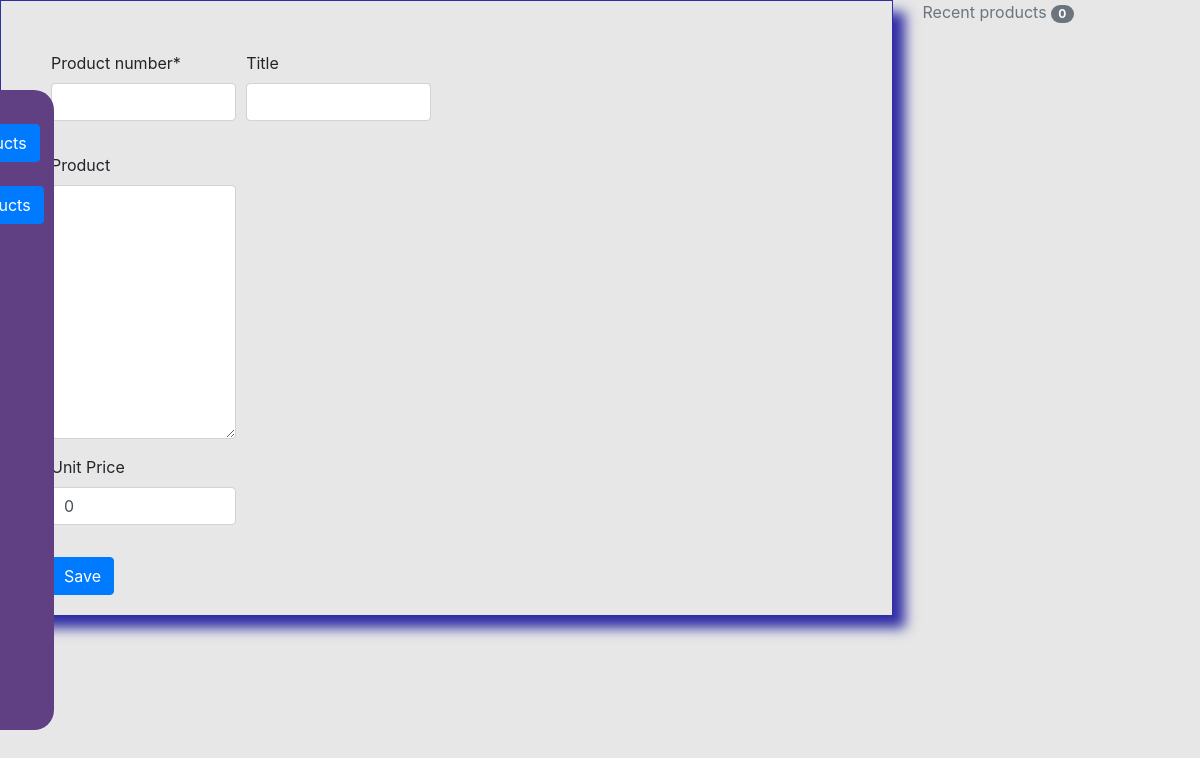
The app's page /inventory/add_product (signed in), older data.
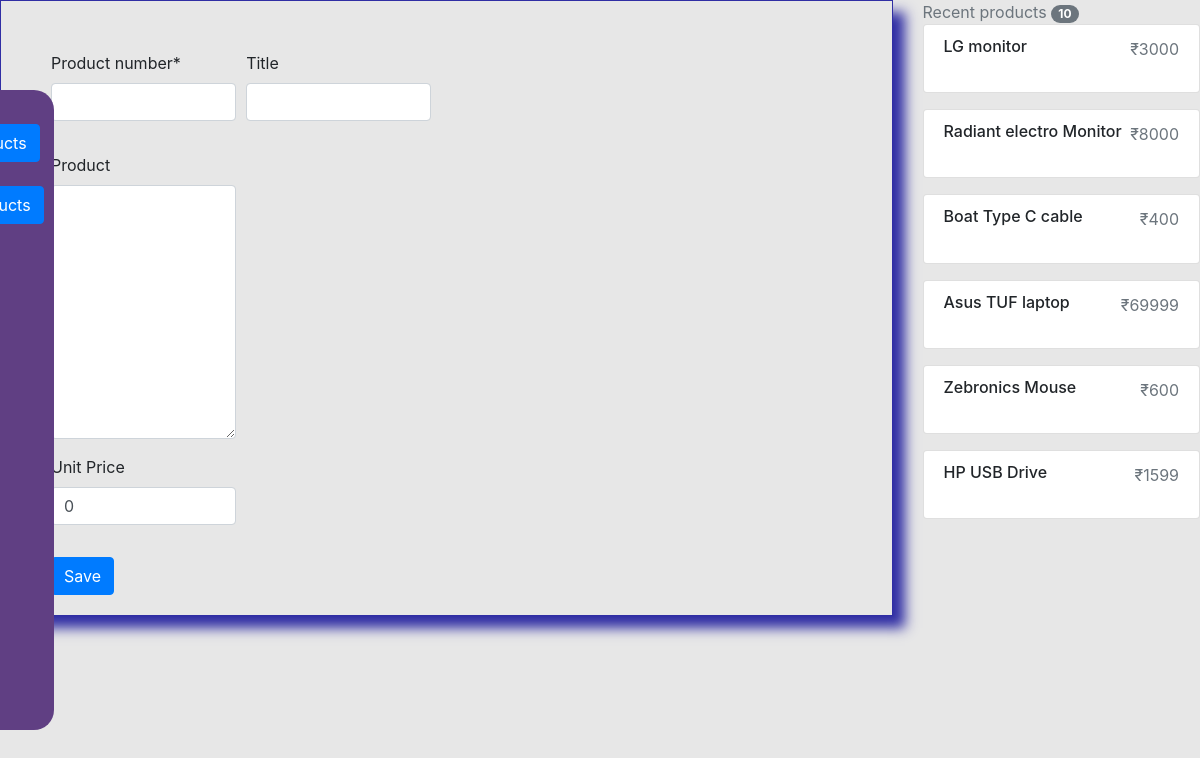
The same page, newer data.
### inventory/models.py (models this page shows, shortened)
class Inventory(models.Model):
    product_number = models.IntegerField(primary_key=True)
    product = models.TextField(max_length=3000, default='', blank=True, null=True)
    title = models.CharField('Title', max_length=120, default='', blank=True, unique=True)
    amount = models.IntegerField('Unit Price', default=0, blank=True, null=True)

### inventory/views.py (the view)
# urls.py: path('add_product', views.add_product, name='add_product'),
@login_required
def add_product(request):
    form = InventoryForm(request.POST or None)
    total_products = Inventory.objects.count()
    queryset = Inventory.objects.order_by('-product_number')[:6]
    if form.is_valid():
        form.save()
        messages.success(request, 'Successfully Saved')
        return redirect('/inventory/list_product')
    context = {
        "form": form,
        "title": "New Product",
        "total_products": total_products,
		"queryset": queryset,
    }
    return render(request, "entry_inventory.html", context)

### inventory/forms.py (shortened to what this page needs)
class InventoryForm(forms.ModelForm):
	class Meta:
		model = Inventory
		fields = ['product_number','product','title','amount']

### djangoproject/templates/entry_inventory.html (shortened to what this page needs)
{% load static %}
{% load crispy_forms_tags %}
{% include 'navbar_inventory.html' %}
<!DOCTYPE html>
<html>
<head>
	<link href="{% static 'js/jquery-ui-1.12.1/jquery-ui.min.css' %}" rel="stylesheet">
	<link href="{% static 'js/jquery-ui-1.12.1/jquery-ui.structure.min.css' %}" rel="stylesheet">
	<link href="{% static 'js/jquery-ui-1.12.1/jquery-ui.theme.min.css' %}" rel="stylesheet">
	<link rel="stylesheet" type="text/css" href="https://stackpath.bootstrapcdn.com/bootstrap/4.5.2/css/bootstrap.min.css">
	<link href="{% static 'css/stylesheet2.css' %}" rel="stylesheet">
</head>
<body>
	<div class="row">
		<div class="col-sm-9">
			<div class="myForm">
				<form method='POST' action=''>{% csrf_token %}
					<div class="row">
						<div class='col-sm-6'>
							<div class="form-row">
								<div class="form-group col-md-6">
									{{ form.product_number|as_crispy_field }}
								</div>
								<div class="form-group col-md-6">
									{{ form.title|as_crispy_field }}
								</div>
							</div>
							<div class="form-row">
								<div class="form-grou[ col-md-6">
										{{ form.product|as_crispy_field }}
									</div>
							</div>
							<div class="form-row">
								<div class="form-group col-md-6">
									{{ form.amount|as_crispy_field }}
								</div>
							</div>
							<button type="submit" class="btn btn-primary">Save</button>
						</div>
					</div>
				</form>
			</div>
		</div>
		<div class="col-sm-3">
			<div>
				<div>
					<span class="text-muted">Recent products</span>
					<span class="badge badge-secondary badge-pill">{{total_products}}</span>
				</div>
				{% for instance in queryset %}
				<ul class="list-group mb-3">
					<li class="list-group-item d-flex justify-content-between lh-condensed">
						<div>
							<h6 class="my-0">{{instance.title}}</h6><br>
						</div>
						<div class="text-muted">₹{{instance.amount}}</div>
					</li>
				</ul>
				{% endfor %}
			</div>
		</div>
	</div>
</body>
</html>

Row changes from the older to the newer data that the page shows:
added Inventory: title "LG monitor", amount "3000"
added Inventory: title "Radiant electro Monitor", amount "8000"
added Inventory: title "Boat Type C cable", amount "400"
added Inventory: title "Asus TUF laptop", amount "69999"
added Inventory: title "Zebronics Mouse", amount "600"
added Inventory: title "HP USB Drive", amount "1599"
Text that changed along with them:
{{ total_products }}: "0" → "10"
